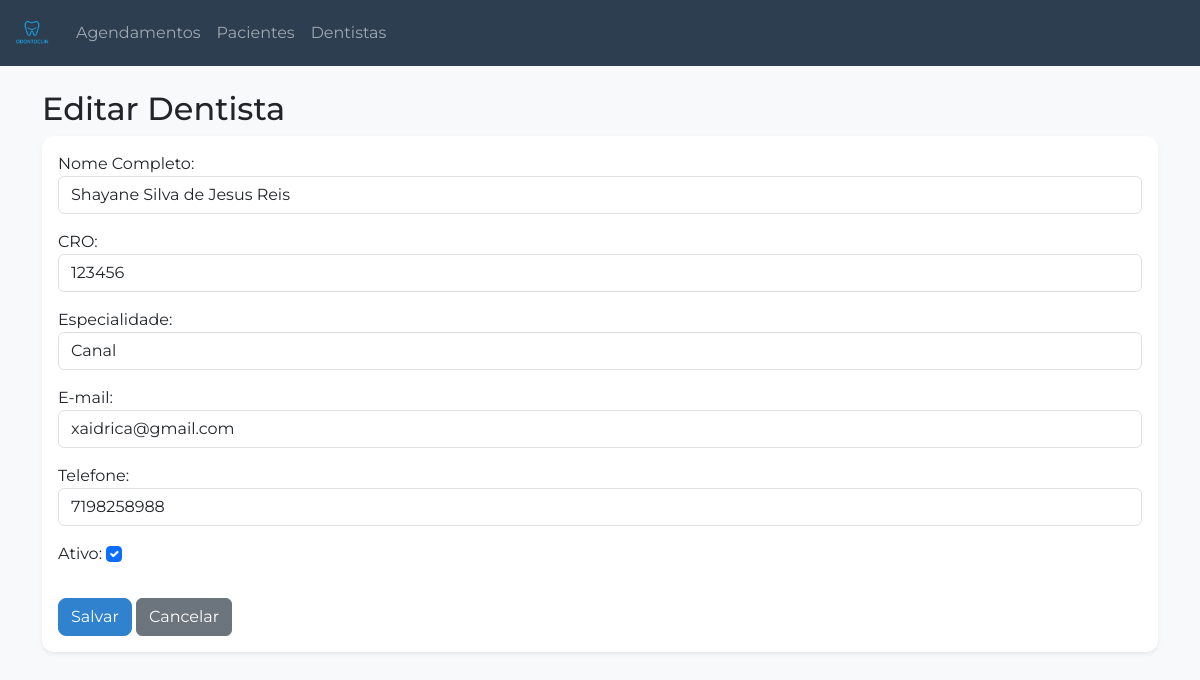
Screenshot of /dentistas/1/editar/ with the database file from the repository.
### dentistas/models.py (models this page shows, shortened)
class Dentista(models.Model):
    nome_completo = models.CharField(max_length=200)
    CRO = models.CharField(max_length=20, unique=True)
    especialidade = models.CharField(max_length=100)
    email = models.EmailField(unique=True)
    telefone = models.CharField(max_length=20, blank=True)
    ativo = models.BooleanField(default=True)

### dentistas/views.py (the view)
# urls.py: path('<int:pk>/editar/', views.editar_dentista, name='editar_dentista'),
def editar_dentista(request, pk):
    dentista = get_object_or_404(Dentista, pk=pk)
    if request.method == 'POST':
        form = DentistaForm(request.POST, instance=dentista)
        if form.is_valid():
            form.save()
            messages.success(request, 'Dentista atualizado com sucesso!')
            return redirect('lista_dentistas')
    else:
        form = DentistaForm(instance=dentista)
    context = {
        'form': form,
        'is_cadastro': False
    }
    return render(request, 'dentistas/cadastro_dentista.html', context)

### dentistas/forms.py
class DentistaForm(forms.ModelForm):
    class Meta:
        model = Dentista
        fields = ['nome_completo', 'CRO', 'especialidade', 'email', 'telefone', 'ativo']
        widgets = {
            'nome_completo': forms.TextInput(attrs={'class': 'form-control'}),
            'CRO': forms.TextInput(attrs={'class': 'form-control'}),
            'especialidade': forms.TextInput(attrs={'class': 'form-control'}),
            'email': forms.EmailInput(attrs={'class': 'form-control'}),
            'telefone': forms.TextInput(attrs={'class': 'form-control'}),
            'ativo': forms.CheckboxInput(attrs={'class': 'form-check-input'}),
        }
        labels = {
            'nome_completo': 'Nome Completo',
            'CRO': 'CRO',
            'especialidade': 'Especialidade',
            'email': 'E-mail',
            'telefone': 'Telefone',
            'ativo': 'Ativo',
        }

### templates/dentistas/cadastro_dentista.html (shortened to what this page needs)
{% extends 'base.html' %}
{% load static %}
{% block content %}
<h2>{% if is_cadastro %}Cadastrar{% else %}Editar{% endif %} Dentista</h2>
<div class="card shadow-sm">
    <div class="card-body">
        <form method="post">
            {% for field in form %}
                <div class="mb-3">
                    {{ field.label_tag }}
                    {{ field }}
                </div>
            {% endfor %}
            <button type="submit" class="btn btn-primary mt-3">Salvar</button>
            <a href="{% url 'lista_dentistas' %}" class="btn btn-secondary mt-3">Cancelar</a>
        </form>
    </div>
</div>
{% endblock %}

### core/static/core/style.css (style rules this page uses)
:root { --bs-blue: #007bff; --primary-custom: #3182CE; --secondary-custom: #E9ECEF; }
body { font-family: 'Montserrat', sans-serif; background-color: #F8F9FA; }
.card { border: none; border-radius: 12px; box-shadow: 0 4px 8px rgba(0, 0, 0, 0.05); transition: transform 0.2s; }
.btn-primary { background-color: var(--primary-custom) !important; border-color: var(--primary-custom) !important; border-radius: 8px; }

### rows the page displays
Dentista: form "Shayane Silva de Jesus Reis" "123456" "Canal" "xaidrica@gmail.com" "7198258988" "☑"

### other values shown
{{ field.label_tag }} "Nome Completo:" "CRO:" "Especialidade:" "E-mail:" "Telefone:" "Ativo:"
